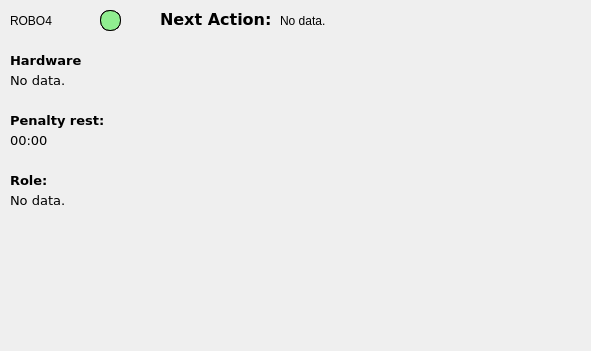
    <widget class="QFrame" name="frm_rob1_4">
     <property name="geometry">
      <rect>
       <x>610</x>
       <y>360</y>
       <width>591</width>
       <height>351</height>
      </rect>
     </property>
     <property name="frameShape">
      <enum>QFrame::NoFrame</enum>
     </property>
     <property name="frameShadow">
      <enum>QFrame::Raised</enum>
     </property>
     <widget class="QWidget" name="wdg_stateindicator_red_4" native="true">
      <property name="geometry">
       <rect>
        <x>100</x>
        <y>10</y>
        <width>21</width>
        <height>21</height>
       </rect>
      </property>
      <property name="styleSheet">
       <string notr="true">#wdg_stateindicator_red_4 {
border: 1px solid black;
background: red;
border-radius: 10px;
}</string>
      </property>
     </widget>
     <widget class="QLabel" name="lb_name_4">
      <property name="geometry">
       <rect>
        <x>10</x>
        <y>10</y>
        <width>98</width>
        <height>21</height>
       </rect>
      </property>
      <property name="text">
       <string>ROBO4</string>
      </property>
      <property name="alignment">
       <set>Qt::AlignLeading|Qt::AlignLeft|Qt::AlignVCenter</set>
      </property>
     </widget>
     <widget class="QWidget" name="wdg_stateindicator_green_4" native="true">
      <property name="geometry">
       <rect>
        <x>100</x>
        <y>10</y>
        <width>21</width>
        <height>21</height>
       </rect>
      </property>
      <property name="styleSheet">
       <string notr="true">#wdg_stateindicator_green_4 {
border: 1px solid black;
background: lightgreen;
border-radius: 10px;
}</string>
      </property>
     </widget>
     <widget class="QFrame" name="frm_rob1field_4">
      <property name="geometry">
       <rect>
        <x>150</x>
        <y>40</y>
        <width>441</width>
        <height>301</height>
       </rect>
      </property>
      <property name="frameShape">
       <enum>QFrame::NoFrame</enum>
      </property>
      <property name="frameShadow">
       <enum>QFrame::Raised</enum>
      </property>
      <widget class="QLabel" name="lb_field_4">
       <property name="geometry">
        <rect>
         <x>5</x>
         <y>13</y>
         <width>429</width>
         <height>291</height>
        </rect>
       </property>
       <property name="text">
        <string/>
       </property>
       <property name="pixmap">
        <pixmap>ui_images/field_small429x287.png</pixmap>
       </property>
      </widget>
     </widget>
     <widget class="QLabel" name="header_statehardware_9">
      <property name="geometry">
       <rect>
        <x>160</x>
        <y>10</y>
        <width>120</width>
        <height>20</height>
       </rect>
      </property>
      <property name="sizePolicy">
       <sizepolicy hsizetype="Minimum" vsizetype="Minimum">
        <horstretch>0</horstretch>
        <verstretch>0</verstretch>
       </sizepolicy>
      </property>
      <property name="minimumSize">
       <size>
        <width>120</width>
        <height>20</height>
       </size>
      </property>
      <property name="maximumSize">
       <size>
        <width>90</width>
        <height>20</height>
       </size>
      </property>
      <property name="font">
       <font>
        <family>verdana</family>
        <weight>75</weight>
        <bold>true</bold>
       </font>
      </property>
      <property name="text">
       <string>&lt;html&gt;&lt;head/&gt;&lt;body&gt;&lt;p&gt;&lt;span style=&quot; font-size:12pt;&quot;&gt;Next Action:&lt;/span&gt;&lt;/p&gt;&lt;/body&gt;&lt;/html&gt;</string>
      </property>
      <property name="wordWrap">
       <bool>false</bool>
      </property>
     </widget>
     <widget class="QLabel" name="lb_nextaction_4">
      <property name="geometry">
       <rect>
        <x>280</x>
        <y>10</y>
        <width>301</width>
        <height>21</height>
       </rect>
      </property>
      <property name="text">
       <string>No data.</string>
      </property>
     </widget>
     <widget class="QFrame" name="frame_5">
      <property name="geometry">
       <rect>
        <x>0</x>
        <y>40</y>
        <width>131</width>
        <height>301</height>
       </rect>
      </property>
      <property name="frameShape">
       <enum>QFrame::NoFrame</enum>
      </property>
      <property name="frameShadow">
       <enum>QFrame::Raised</enum>
      </property>
      <widget class="QLabel" name="lb_role_5">
       <property name="geometry">
        <rect>
         <x>10</x>
         <y>150</y>
         <width>120</width>
         <height>20</height>
        </rect>
       </property>
       <property name="minimumSize">
        <size>
         <width>0</width>
         <height>20</height>
        </size>
       </property>
       <property name="maximumSize">
        <size>
         <width>16777215</width>
         <height>20</height>
        </size>
       </property>
       <property name="font">
        <font>
         <family>verdana</family>
         <pointsize>10</pointsize>
        </font>
       </property>
       <property name="text">
        <string>No data.</string>
       </property>
       <property name="wordWrap">
        <bool>false</bool>
       </property>
      </widget>
      <widget class="QLabel" name="lb_statehardware_5">
       <property name="geometry">
        <rect>
         <x>10</x>
         <y>30</y>
         <width>120</width>
         <height>20</height>
        </rect>
       </property>
       <property name="minimumSize">
        <size>
         <width>0</width>
         <height>20</height>
        </size>
       </property>
       <property name="maximumSize">
        <size>
         <width>16777215</width>
         <height>20</height>
        </size>
       </property>
       <property name="font">
        <font>
         <family>verdana</family>
         <pointsize>10</pointsize>
         <weight>50</weight>
         <bold>false</bold>
        </font>
       </property>
       <property name="text">
        <string>No data.</string>
       </property>
       <property name="wordWrap">
        <bool>false</bool>
       </property>
      </widget>
      <widget class="QLabel" name="header_role_5">
       <property name="geometry">
        <rect>
         <x>10</x>
         <y>130</y>
         <width>120</width>
         <height>20</height>
        </rect>
       </property>
       <property name="sizePolicy">
        <sizepolicy hsizetype="Minimum" vsizetype="Minimum">
         <horstretch>0</horstretch>
         <verstretch>0</verstretch>
        </sizepolicy>
       </property>
       <property name="minimumSize">
        <size>
         <width>120</width>
         <height>20</height>
        </size>
       </property>
       <property name="maximumSize">
        <size>
         <width>120</width>
         <height>20</height>
        </size>
       </property>
       <property name="font">
        <font>
         <family>verdana</family>
         <pointsize>10</pointsize>
         <weight>75</weight>
         <bold>true</bold>
        </font>
       </property>
       <property name="text">
        <string>Role:</string>
       </property>
       <property name="wordWrap">
        <bool>false</bool>
       </property>
      </widget>
      <widget class="QLabel" name="lb_penaltytime_5">
       <property name="geometry">
        <rect>
         <x>10</x>
         <y>90</y>
         <width>120</width>
         <height>20</height>
        </rect>
       </property>
       <property name="minimumSize">
        <size>
         <width>0</width>
         <height>20</height>
        </size>
       </property>
       <property name="maximumSize">
        <size>
         <width>16777215</width>
         <height>20</height>
        </size>
       </property>
       <property name="font">
        <font>
         <family>verdana</family>
         <pointsize>10</pointsize>
        </font>
       </property>
       <property name="frameShape">
        <enum>QFrame::NoFrame</enum>
       </property>
       <property name="text">
        <string>00:00</string>
       </property>
       <property name="wordWrap">
        <bool>false</bool>
       </property>
      </widget>
      <widget class="QLabel" name="header_statehardware_5">
       <property name="geometry">
        <rect>
         <x>10</x>
         <y>10</y>
         <width>120</width>
         <height>20</height>
        </rect>
       </property>
       <property name="sizePolicy">
        <sizepolicy hsizetype="Minimum" vsizetype="Minimum">
         <horstretch>0</horstretch>
         <verstretch>0</verstretch>
        </sizepolicy>
       </property>
       <property name="minimumSize">
        <size>
         <width>120</width>
         <height>20</height>
        </size>
       </property>
       <property name="maximumSize">
        <size>
         <width>120</width>
         <height>20</height>
        </size>
       </property>
       <property name="font">
        <font>
         <family>verdana</family>
         <pointsize>10</pointsize>
         <weight>75</weight>
         <bold>true</bold>
        </font>
       </property>
       <property name="text">
        <string>Hardware</string>
       </property>
       <property name="wordWrap">
        <bool>false</bool>
       </property>
      </widget>
      <widget class="QLabel" name="header_penaltytime_5">
       <property name="geometry">
        <rect>
         <x>10</x>
         <y>70</y>
         <width>120</width>
         <height>20</height>
        </rect>
       </property>
       <property name="sizePolicy">
        <sizepolicy hsizetype="Minimum" vsizetype="Minimum">
         <horstretch>0</horstretch>
         <verstretch>0</verstretch>
        </sizepolicy>
       </property>
       <property name="minimumSize">
        <size>
         <width>120</width>
         <height>20</height>
        </size>
       </property>
       <property name="maximumSize">
        <size>
         <width>120</width>
         <height>20</height>
        </size>
       </property>
       <property name="font">
        <font>
         <family>verdana</family>
         <pointsize>10</pointsize>
         <weight>75</weight>
         <bold>true</bold>
        </font>
       </property>
       <property name="text">
        <string>Penalty rest:</string>
       </property>
       <property name="wordWrap">
        <bool>false</bool>
       </property>
      </widget>
     </widget>
    </widget>
